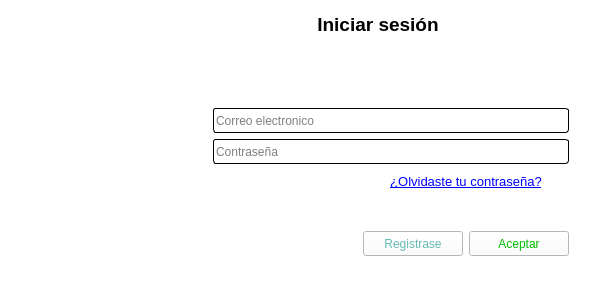
<?xml version="1.0" encoding="UTF-8"?>
<ui version="4.0">
 <class>Activacion</class>
 <widget class="QWidget" name="Activacion">
  <property name="geometry">
   <rect>
    <x>0</x>
    <y>0</y>
    <width>600</width>
    <height>300</height>
   </rect>
  </property>
  <property name="minimumSize">
   <size>
    <width>600</width>
    <height>300</height>
   </size>
  </property>
  <property name="maximumSize">
   <size>
    <width>600</width>
    <height>300</height>
   </size>
  </property>
  <property name="windowTitle">
   <string>Activación de licencia</string>
  </property>
  <property name="windowIcon">
   <iconset>
    <normaloff>imagenes/iconos/log.gif</normaloff>imagenes/iconos/log.gif</iconset>
  </property>
  <property name="styleSheet">
   <string notr="true">QWidget{
background-color: rgb(255, 255, 255);
}
QDialog{
background-color: rgb(255, 255, 255);
font: 75 12pt &quot;Arial&quot;;
}

QComboBox{
	border: 1px solid Black;
	background-color: #fff;
	border-radius: 3px;
}


QLineEdit{
border: 1px solid Black;
background-color: rgb(255, 255, 255);
border-radius: 3px;
}

background-color: rgb(255, 255, 255);

QLabel{
    display: block;
    font: 15px Arial, Helvetica, sans-serif;
    margin-bottom: 15px;
}








</string>
  </property>
  <layout class="QGridLayout" name="gridLayout">
   <item row="7" column="6">
    <widget class="QPushButton" name="pushButton_NuevaCuenta">
     <property name="minimumSize">
      <size>
       <width>100</width>
       <height>25</height>
      </size>
     </property>
     <property name="maximumSize">
      <size>
       <width>130</width>
       <height>25</height>
      </size>
     </property>
     <property name="styleSheet">
      <string notr="true">
QPushButton#pushButton_NuevaCuenta{
background-color: white;
color: rgb(100, 186, 177);
}

QPushButton#pushButton_NuevaCuenta:hover{
background-color: rgb(100, 186, 177);
color: white;
}
</string>
     </property>
     <property name="text">
      <string>Registrase</string>
     </property>
     <property name="icon">
      <iconset>
       <normaloff>imagenes/iconos/agregarCliente.png</normaloff>imagenes/iconos/agregarCliente.png</iconset>
     </property>
    </widget>
   </item>
   <item row="5" column="6" colspan="2">
    <widget class="QPushButton" name="pushButton_OlvidePass">
     <property name="font">
      <font>
       <family>MS Shell Dlg 2</family>
       <pointsize>10</pointsize>
       <weight>50</weight>
       <italic>false</italic>
       <bold>false</bold>
       <underline>true</underline>
      </font>
     </property>
     <property name="styleSheet">
      <string notr="true">font: 10pt &quot;MS Shell Dlg 2&quot;;
text-decoration: underline;
color:rgb(0, 0, 255);</string>
     </property>
     <property name="text">
      <string>¿Olvidaste tu contraseña?</string>
     </property>
     <property name="flat">
      <bool>true</bool>
     </property>
    </widget>
   </item>
   <item row="3" column="4" colspan="4">
    <widget class="QLineEdit" name="lineEdit_Correo">
     <property name="minimumSize">
      <size>
       <width>280</width>
       <height>25</height>
      </size>
     </property>
     <property name="text">
      <string/>
     </property>
     <property name="placeholderText">
      <string>Correo electronico</string>
     </property>
     <property name="clearButtonEnabled">
      <bool>true</bool>
     </property>
    </widget>
   </item>
   <item row="1" column="4">
    <widget class="QLabel" name="label_4">
     <property name="maximumSize">
      <size>
       <width>16777215</width>
       <height>25</height>
      </size>
     </property>
     <property name="text">
      <string/>
     </property>
    </widget>
   </item>
   <item row="0" column="0" rowspan="9">
    <spacer name="verticalSpacer">
     <property name="orientation">
      <enum>Qt::Vertical</enum>
     </property>
     <property name="sizeHint" stdset="0">
      <size>
       <width>20</width>
       <height>40</height>
      </size>
     </property>
    </spacer>
   </item>
   <item row="4" column="4" colspan="4">
    <widget class="QLineEdit" name="lineEdit_Password">
     <property name="minimumSize">
      <size>
       <width>0</width>
       <height>25</height>
      </size>
     </property>
     <property name="frame">
      <bool>true</bool>
     </property>
     <property name="echoMode">
      <enum>QLineEdit::Password</enum>
     </property>
     <property name="dragEnabled">
      <bool>false</bool>
     </property>
     <property name="readOnly">
      <bool>false</bool>
     </property>
     <property name="placeholderText">
      <string extracomment="Contraseña">Contraseña</string>
     </property>
     <property name="cursorMoveStyle">
      <enum>Qt::LogicalMoveStyle</enum>
     </property>
     <property name="clearButtonEnabled">
      <bool>true</bool>
     </property>
    </widget>
   </item>
   <item row="7" column="7">
    <widget class="QPushButton" name="pushButton_Aceptar">
     <property name="minimumSize">
      <size>
       <width>100</width>
       <height>25</height>
      </size>
     </property>
     <property name="maximumSize">
      <size>
       <width>130</width>
       <height>25</height>
      </size>
     </property>
     <property name="styleSheet">
      <string notr="true">QPushButton#pushButton_Aceptar{
background-color: white;
	color: rgb(0, 190, 0);
}

QPushButton#pushButton_Aceptar:hover{
color:white;
	background-color: rgb(0, 190, 0);
}</string>
     </property>
     <property name="text">
      <string>Aceptar</string>
     </property>
     <property name="icon">
      <iconset>
       <normaloff>imagenes/iconos/guardar.png</normaloff>imagenes/iconos/guardar.png</iconset>
     </property>
    </widget>
   </item>
   <item row="0" column="8" rowspan="9">
    <spacer name="verticalSpacer_2">
     <property name="orientation">
      <enum>Qt::Vertical</enum>
     </property>
     <property name="sizeHint" stdset="0">
      <size>
       <width>20</width>
       <height>40</height>
      </size>
     </property>
    </spacer>
   </item>
   <item row="6" column="6" colspan="2">
    <spacer name="horizontalSpacer_4">
     <property name="orientation">
      <enum>Qt::Horizontal</enum>
     </property>
     <property name="sizeHint" stdset="0">
      <size>
       <width>40</width>
       <height>20</height>
      </size>
     </property>
    </spacer>
   </item>
   <item row="2" column="2" rowspan="6">
    <widget class="QLabel" name="label_3">
     <property name="minimumSize">
      <size>
       <width>150</width>
       <height>150</height>
      </size>
     </property>
     <property name="styleSheet">
      <string notr="true">
QLabel{
    display: block;
    font: 15px Arial, Helvetica, sans-serif;
    margin-bottom: 15px;
}</string>
     </property>
     <property name="text">
      <string/>
     </property>
     <property name="pixmap">
      <pixmap>imagenes/Logo.png</pixmap>
     </property>
     <property name="scaledContents">
      <bool>true</bool>
     </property>
     <property name="alignment">
      <set>Qt::AlignCenter</set>
     </property>
    </widget>
   </item>
   <item row="1" column="3" rowspan="6">
    <spacer name="verticalSpacer_3">
     <property name="orientation">
      <enum>Qt::Vertical</enum>
     </property>
     <property name="sizeHint" stdset="0">
      <size>
       <width>20</width>
       <height>40</height>
      </size>
     </property>
    </spacer>
   </item>
   <item row="2" column="5">
    <spacer name="horizontalSpacer_2">
     <property name="orientation">
      <enum>Qt::Horizontal</enum>
     </property>
     <property name="sizeHint" stdset="0">
      <size>
       <width>40</width>
       <height>20</height>
      </size>
     </property>
    </spacer>
   </item>
   <item row="0" column="3" colspan="5">
    <widget class="QLabel" name="label">
     <property name="font">
      <font>
       <pointsize>14</pointsize>
       <weight>75</weight>
       <bold>true</bold>
      </font>
     </property>
     <property name="text">
      <string>Iniciar sesión</string>
     </property>
     <property name="alignment">
      <set>Qt::AlignCenter</set>
     </property>
    </widget>
   </item>
  </layout>
 </widget>
 <resources/>
 <connections/>
</ui>
